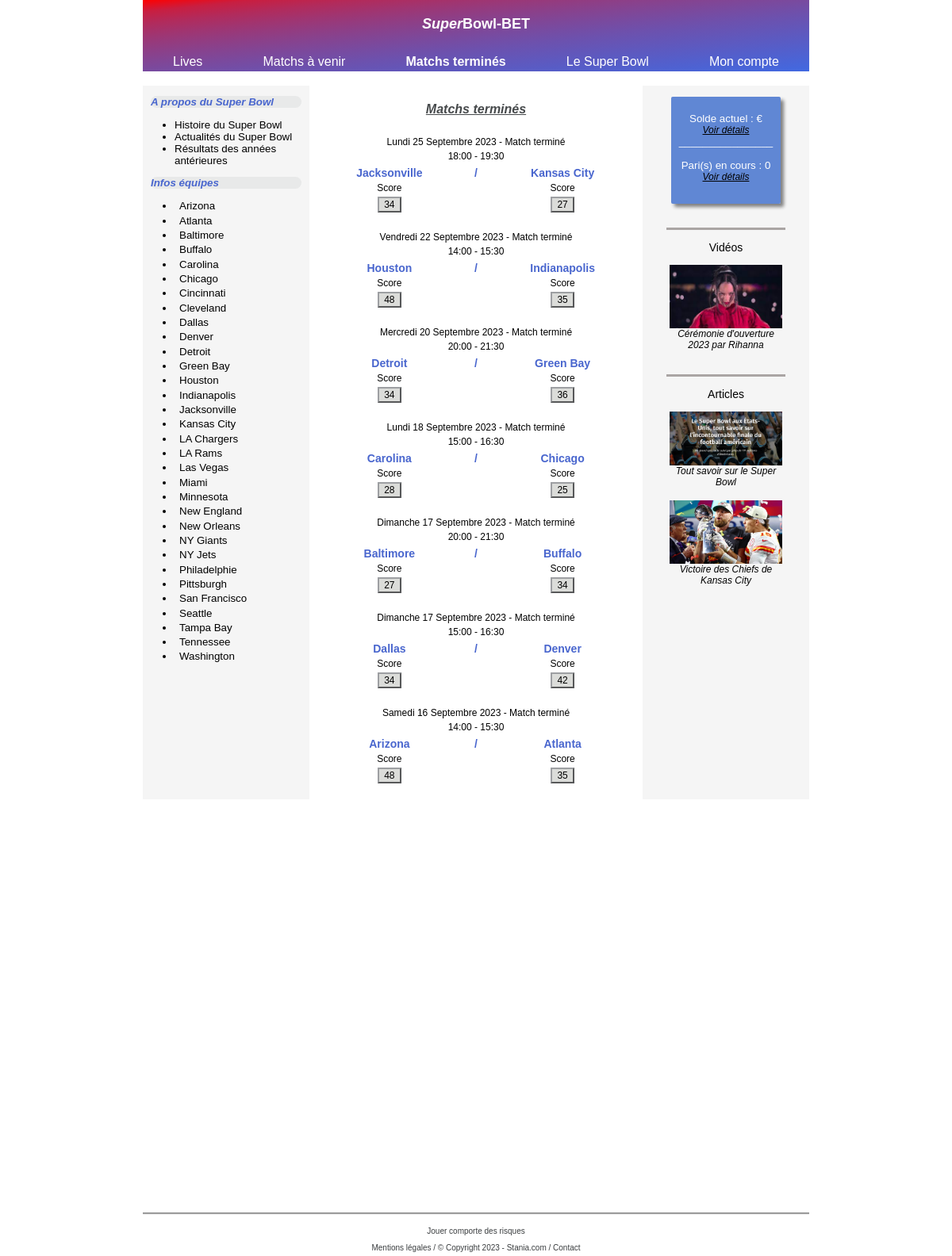
/user/matchs_over_user.php, run on the app's committed database.
### tables this page shows
CREATE TABLE `teams` (
  `team_id` int(11) NOT NULL,
  `team_name` varchar(255) NOT NULL,
  `team_winning_odds` decimal(11,2) NOT NULL,
  `player1` varchar(255) NOT NULL,
  `player2` varchar(255) NOT NULL,
  `player3` varchar(255) NOT NULL,
  `player4` varchar(255) NOT NULL,
  `player5` varchar(255) NOT NULL,
  `player6` varchar(255) NOT NULL,
  `player7` varchar(255) NOT NULL,
  `player8` varchar(255) NOT NULL,
  `player9` varchar(255) NOT NULL,
  `player10` varchar(255) NOT NULL,
  `player11` varchar(255) NOT NULL,
  `comment` text NOT NULL,
  `latest_news` text NOT NULL
);

CREATE TABLE `matchs` (
  `match_id` int(11) NOT NULL,
  `match_date` date NOT NULL,
  `start_time` time NOT NULL,
  `end_time` time NOT NULL,
  `team1_name` varchar(255) NOT NULL,
  `team2_name` varchar(255) NOT NULL,
  `match_name` varchar(255) NOT NULL,
  `match_comment` varchar(255) NOT NULL,
  `date_match_name` varchar(255) NOT NULL,
  `team1_odds` decimal(11,2) NOT NULL,
  `draw_odds` decimal(11,2) NOT NULL,
  `team2_odds` decimal(11,2) NOT NULL,
  `team1_score` int(11) DEFAULT NULL,
  `team2_score` int(11) DEFAULT NULL,
  `team_winning_name` varchar(255) DEFAULT NULL,
  `match_status` varchar(255) NOT NULL,
  `admin_status` varchar(255) NOT NULL
);

### user/matchs_over_user.php (the view, shortened to what this page needs)
<?php require_once "../templates/header_home_norefresh.php"; ?>
<br>
      <section class="container_matchs">
         <div class="aside_left">
            <?php include_once "../templates/aside_left_content.php"; ?>
         </div>
         <div class="table_equipe">
            <div class="sous_table">
               <h4> Matchs terminés</h4>
               <?php
               try {
                  require "../constants/pdo.php";
                  $statement = $pdo->query('SELECT * FROM matchs WHERE match_status = "terminé" ORDER BY match_date ASC, start_time ASC', PDO::FETCH_ASSOC);
                  $nbmatch = $statement->fetchAll();
                  $count = count($nbmatch);
                  if ($count < 10) {
                     foreach ($pdo->query('SELECT * FROM matchs WHERE match_status = "terminé" ORDER BY match_date DESC, start_time DESC', PDO::FETCH_ASSOC) as $match_name) {
                        $date =  $match_name['match_date'];
                        $dateUS = DateTime::createFromFormat('Y-m-d', $date);
                        $dateUSfull = date_format($dateUS, 'l d F Y');
                        $dateFRday = str_replace(['Monday', 'Tuesday', 'Wednesday', 'Thursday', 'Friday', 'Saturday', 'Sunday'], ['Lundi', 'Mardi', 'Mercredi', 'Jeudi', 'Vendredi', 'Samedi', 'Dimanche'], $dateUSfull);
                        $match_dateFR = str_replace(['January', 'February', 'March', 'April', 'May', 'June', 'July', 'August', 'September', 'October', 'November', 'December'], ['Janvier', 'Février', 'Mars', 'Avril', 'Mai', 'Juin', 'Juillet', 'Août', 'Septembre', 'Octobre', 'Novembre', 'Décembre'], $dateFRday);
               ?>
                        <div>
                           <table width="100%">
                              <tr width="100%">
                                 <td class="display_td">
                                    <?php echo $match_dateFR . ' - ' . 'Match' . ' ' . $match_name['match_status']; ?>
                                 </td>
                              </tr>
                              <tr width="100%">
                                 <td class="display_td">
                                    <?php echo substr($match_name['start_time'], 0, -3) . ' - ' . substr($match_name['end_time'], 0, -3); ?>
                                 </td>
                              </tr>
                           </table>
                        </div>
                        <div>
                           <table width="100%">
                              <tr>
                                 <td class="display_teamname" width="48%">
                                    <?php echo $match_name['team1_name']; ?>
                                 </td>
                                 <td class="display_teamname" width="4%">
                                    /
                                 </td>
                                 <td class="display_teamname" width="48%">
                                    <?php echo $match_name['team2_name']; ?>
                                 </td>
                              </tr>
                              <tr>
                                 <td class="display_betnumber" width="48%">
                                    Score
                                 </td>
                                 <td class="display_betnumber" width="4%">
                                 </td>
                                 <td class="display_betnumber" width="48%">
                                    Score
                                 </td>
                              </tr>
                              <tr>
                                 <td align="center" width="48%">
                                    <button class="button_score"><?php echo $match_name['team1_score']; ?></button>
                                 </td>
                                 <td align="center" width="4%">
                                 </td>
                                 <td align="center" width="48%">
                                    <button class="button_score"><?php echo $match_name['team2_score']; ?></button>
                                 </td>
                              </tr>
                           </table>
                        </div>
                        <br>
                        <?php }
                        }
                     } catch (PDOException $e) {
                        echo 'pb de connexion';
                     }
                              ?>
            </div>
         </div>
         <div class="aside_right">
            <?php include_once "../templates/aside_right_content.php"; ?>
         </div>
      </section>
      <?php require_once "../templates/footer.php"; ?>

### templates/aside_left_content.php
<p class="aside_left_title1"><a class="link_title" href="about_superbowl_user.php">A propos du Super Bowl</a></p>
      <ul>
         <li><a class="link_list_about_sb" href="about_superbowl_user.php">Histoire du Super Bowl</a></li>
         <li><a class="link_list_about_sb" href="about_superbowl_user.php">Actualités du Super Bowl</a></li>
         <li><a class="link_list_about_sb" href="about_superbowl_user.php">Résultats des années antérieures</a></li>
      </ul>
<p class="aside_left_title2">Infos équipes</p>
      <?php
      try{
         require "../constants/pdo.php";
         foreach ($pdo->query('SELECT * FROM teams ORDER BY team_name ASC', PDO::FETCH_ASSOC) as $team)
         {
            ?>
            <form action="teams_info.php" method="POST">
            <ul>
               <li class="teams_list">
                  <input class="button_team" type="submit" name="team_name" value="<?php echo $team['team_name']; ?>">
               </li>
            </ul>
            </form>
         <?php }
      } catch (PDOException $e) {
         echo 'Accès aux données impossible';}
         ?>

### CSS/style.css (style rules this page uses)
html { height: 100%; }
body { min-height: 100%; position: relative; font-family: sans-serif; margin: 0%; padding: 0%; }
.container_matchs { display: flex; justify-content: center; width: 100%; height: 75%; background-color: whitesmoke; overflow-y: auto; position: relative; z-index: 0; }
.table_equipe { display: flex; justify-content: center; width: 50%; height: 750px; background-color: white; }
.sous_table { width: 100%; text-align: center; height: fit-content; background-color: white; }
.aside_left { width: 25%; font-size: smaller; }
.aside_left_title1 { background-color: rgba(200, 204, 204, 0.292); border-radius: 10px; margin-left: 10px; margin-right: 10px; }
.aside_left_title2 { background-color: rgba(200, 204, 204, 0.292); border-radius: 10px; margin-left: 10px; margin-right: 10px; font-style: italic; color: rgb(73, 102, 206); font-weight: bold; }
.link_title { text-decoration: none; color: rgb(73, 102, 206); font-weight: bold; font-style: italic; }
.link_list_about_sb { text-decoration: none; color:black; }
.button_team { border: 0; background:none; }
.teams_list { height: 5px; }
.aside_right { width: 25%; }
.display_td { text-align: center; font-size: 12px; }
.display_teamname { font-size: 14px; font-weight: bold; color: rgb(73, 102, 206); text-align: center; }
.display_betnumber { font-size: 12px; text-align: center; }
.button_score { background-color:rgb(219, 220, 217); font-size: 12px; min-height: 12px; border-color: rgba(147, 150, 153, 0.858); font-family: Arial, Helvetica, sans-serif; }
h4 { color: rgb(70, 73, 75); text-decoration: underline; font-style: italic; }
@media screen and (min-height: 900px) { .container_matchs { height: 900px; } }
@media screen and (min-height: 900px) { .table_equipe { height: 900px; } }

### data on the page
teams: team_name "Arizona"
teams: team_name "Atlanta"
teams: team_name "Baltimore"
teams: team_name "Buffalo"
teams: team_name "Carolina"
teams: team_name "Chicago"
teams: team_name "Cincinnati"
teams: team_name "Cleveland"
teams: team_name "Dallas"
teams: team_name "Denver"
teams: team_name "Detroit"
teams: team_name "Green Bay"
teams: team_name "Houston"
teams: team_name "Indianapolis"
teams: team_name "Jacksonville"
teams: team_name "Kansas City"
teams: team_name "LA Chargers"
teams: team_name "LA Rams"
teams: team_name "Las Vegas"
teams: team_name "Miami"
teams: team_name "Minnesota"
teams: team_name "New England"
teams: team_name "New Orleans"
teams: team_name "NY Giants"
teams: team_name "NY Jets"
teams: team_name "Philadelphie"
teams: team_name "Pittsburgh"
teams: team_name "San Francisco"
teams: team_name "Seattle"
teams: team_name "Tampa Bay"
teams: team_name "Tennessee"
teams: team_name "Washington"
matchs: match_date "Lundi 25 Septembre 2023", match_status "terminé", start_time "18:00", end_time "19:30", team1_name "Jacksonville", team2_name "Kansas City", team1_score "34", team2_score "27"
matchs: match_date "Vendredi 22 Septembre 2023", match_status "terminé", start_time "14:00", end_time "15:30", team1_name "Houston", team2_name "Indianapolis", team1_score "48", team2_score "35"
matchs: match_date "Mercredi 20 Septembre 2023", match_status "terminé", start_time "20:00", end_time "21:30", team1_name "Detroit", team2_name "Green Bay", team1_score "34", team2_score "36"
matchs: match_date "Lundi 18 Septembre 2023", match_status "terminé", start_time "15:00", end_time "16:30", team1_name "Carolina", team2_name "Chicago", team1_score "28", team2_score "25"
matchs: match_date "Dimanche 17 Septembre 2023", match_status "terminé", start_time "20:00", end_time "21:30", team1_name "Baltimore", team2_name "Buffalo", team1_score "27", team2_score "34"
matchs: match_date "Dimanche 17 Septembre 2023", match_status "terminé", start_time "15:00", end_time "16:30", team1_name "Dallas", team2_name "Denver", team1_score "34", team2_score "42"
matchs: match_date "Samedi 16 Septembre 2023", match_status "terminé", start_time "14:00", end_time "15:30", team1_name "Arizona", team2_name "Atlanta", team1_score "48", team2_score "35"

### other printed values
$count "0"
